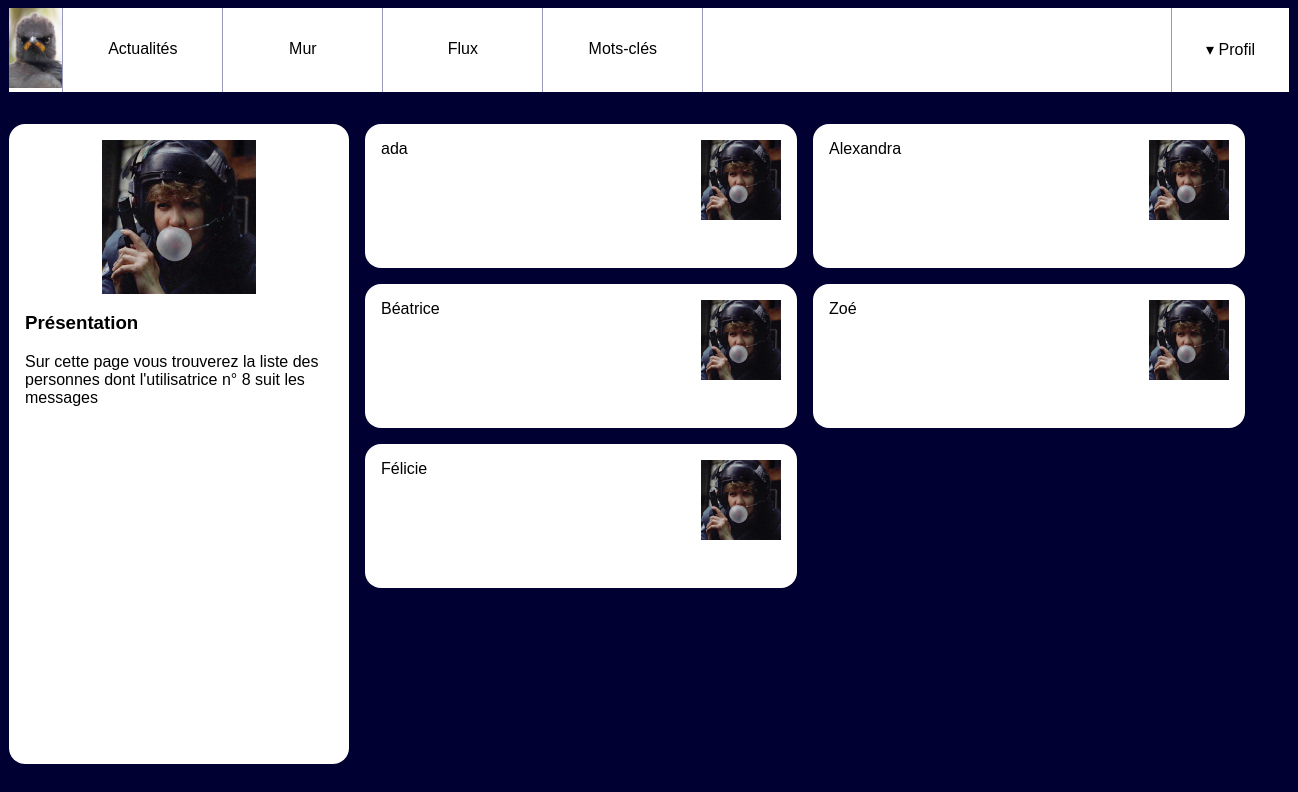
/pages/subscriptions.php?user_id=8 (signed in), run on the app's committed database.
### tables this page shows
CREATE TABLE `users` (
  `id` int(10) UNSIGNED NOT NULL,
  `email` varchar(255) NOT NULL,
  `password` varchar(255) NOT NULL,
  `alias` varchar(255) NOT NULL
);

### pages/subscriptions.php (the view)
<?php
require 'header.php';
?>
        <div id="wrapper">
            <aside>
                <img src="user.jpg" alt="Portrait de l'utilisatrice"/>
                <section>
                    <h3>Présentation</h3>
                    <p>Sur cette page vous trouverez la liste des personnes dont
                        l'utilisatrice
                        n° <?php echo $_GET['user_id'] ?>
                        suit les messages
                    </p>
                </section>
            </aside>
            <main class='contacts'>
                <?php
                $userId = $_GET['user_id'];
                $mysqli = new mysqli("localhost", "root", "root", "socialnetwork");
                $laQuestionEnSql = "SELECT `users`.* "
                        . "FROM `followers` "
                        . "LEFT JOIN `users` ON `users`.`id`=`followers`.`followed_user_id` "
                        . "WHERE `followers`.`following_user_id`='" . intval($userId) . "'"
                        . "GROUP BY `users`.`id`"
                ;
                $lesInformations = $mysqli->query($laQuestionEnSql);
                while ($follower = $lesInformations->fetch_assoc())
                {
                ?>
                <article>
                    <img src="user.jpg" alt="blason"/>
                    <h3><nav>
                        <a href="wall.php?user_id=<?php echo $follower['id'] ?>"><?php echo $follower['alias'] ?></a>
                    </nav></h3>
                </article>
                <?php
                }
                ?>
            </main>
        </div>
    </body>
</html>

### pages/style.css (style rules this page uses)
body { background-color: #003; font-family: Arial; }
a { text-decoration: none; color: black; }
#wrapper { display: flex; width: 80em; margin: 0 auto 2em auto; }
#wrapper aside { background-color: #fff; flex: 1; padding: 1em; border-radius: 1em; }
#wrapper aside img { display: block; width: 50%; margin: auto; }
#wrapper main { flex: 3; padding-left: 1em; height: 80vh; overflow-y: scroll; }
#wrapper main article { background-color: #fff; padding: 1em; margin-bottom: 1em; border-radius: 1em; }
#wrapper main article h3 { margin: 0; padding: 0; font-weight: normal; font-size: 1em; }
.contacts { display: flex; flex-wrap: wrap; align-items: flex-start; align-content: flex-start; }
.contacts article { width: 25em; height: 7em; margin-right: 1em; }
.contacts article img { float: right; height: 5em; }

### data on the page
users: alias "ada"
users: alias "Alexandra"
users: alias "Béatrice"
users: alias "Zoé"
users: alias "Félicie"

### other printed values
$_GET['user_id'] "8"
